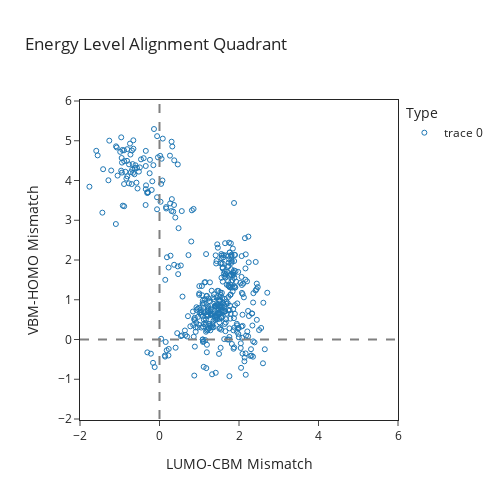

Notebook cell for this chart:
### Code cell
import plotly.graph_objects as go

dataframe = hse_frontier_dataframe.copy()
dataframe['lumo_cbm_mismatch'] = dataframe['organic_LUMO'] - dataframe['inorganic_cbm_z']
dataframe['vbm_homo_mismatch'] = dataframe['inorganic_vbm_z'] - dataframe['organic_HOMO']
dataframe.loc[IDENTIFIER_DICT['acene'], 'type'] = 'acene'

# Create the Plotly figure
fig = go.Figure()

# Add scatter plot for energy level alignment with points colored by 'type'

fig.add_trace(go.Scatter(
    x=dataframe['lumo_cbm_mismatch'],
    y=dataframe['vbm_homo_mismatch'],
    mode='markers',
    marker=dict(size=5, symbol='circle-open'),
    text=dataframe.index,  # Optional: add index as hover text
    hovertemplate='LUMO-CBM Mismatch: %{x}<br>VBM-HOMO Mismatch: %{y}<br>Index: %{text}',
        ))

    # Add dashed lines for the quadrant boundaries
fig.add_trace(go.Scatter(
    x=[0, 0],
    y=[-2, 6],
    mode='lines',
    line=dict(dash='dash', color='gray'),
    showlegend=False
    ))

fig.add_trace(go.Scatter(
    x=[-2, 6],
    y=[0, 0],
    mode='lines',
    line=dict(dash='dash', color='gray'),
    showlegend=False
    ))

    # Update layout to ensure square axes area
fig.update_layout(
    title='Energy Level Alignment Quadrant',
    xaxis=dict(title='LUMO-CBM Mismatch', range=[-2, 6], scaleanchor='y', scaleratio=1),
    yaxis=dict(title='VBM-HOMO Mismatch', range=[-2, 6]),
    width=500,
    height=500,
    template='simple_white',
    legend=dict(title='Type'),
    )
fig.update_xaxes(showline=True, mirror=True)
fig.update_yaxes(showline=True, mirror=True)

### Figure 1 — Plotly figure (JSON) as saved in the notebook; plotly's stock layout.template omitted (floating-point values rounded to 4 significant figures; data arrays with more than 128 entries replaced by an {"elided": "..."} marker saying what was removed)
{"data": [{"hovertemplate": "LUMO-CBM Mismatch: %{x}<br>VBM-HOMO Mismatch: %{y}<br>Index: %{text}", "marker": {"size": 5, "symbol": "circle-open"}, "mode": "markers", "text": {"elided": "446 int values"}, "type": "scatter", "x": {"elided": "446 float values"}, "y": {"elided": "446 float values"}}, {"line": {"color": "gray", "dash": "dash"}, "mode": "lines", "showlegend": false, "type": "scatter", "x": [0, 0], "y": [-2, 6]}, {"line": {"color": "gray", "dash": "dash"}, "mode": "lines", "showlegend": false, "type": "scatter", "x": [-2, 6], "y": [0, 0]}], "layout": {"height": 500, "legend": {"title": {"text": "Type"}}, "title": {"text": "Energy Level Alignment Quadrant"}, "width": 500, "xaxis": {"mirror": true, "range": [-2, 6], "scaleanchor": "y", "scaleratio": 1, "showline": true, "title": {"text": "LUMO-CBM Mismatch"}}, "yaxis": {"mirror": true, "range": [-2, 6], "showline": true, "title": {"text": "VBM-HOMO Mismatch"}}}}
